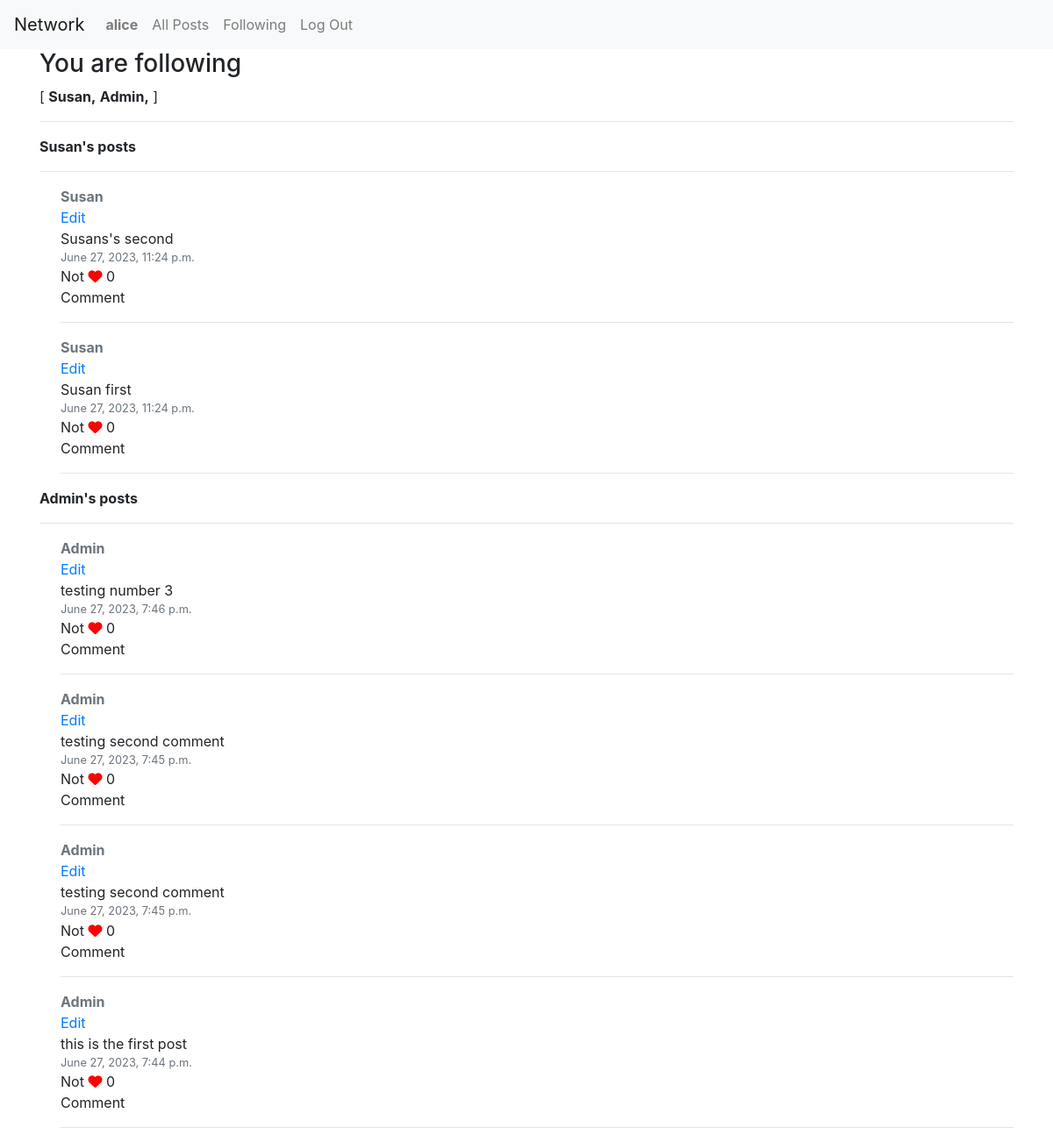
Page /following (signed in) on the earlier database version.
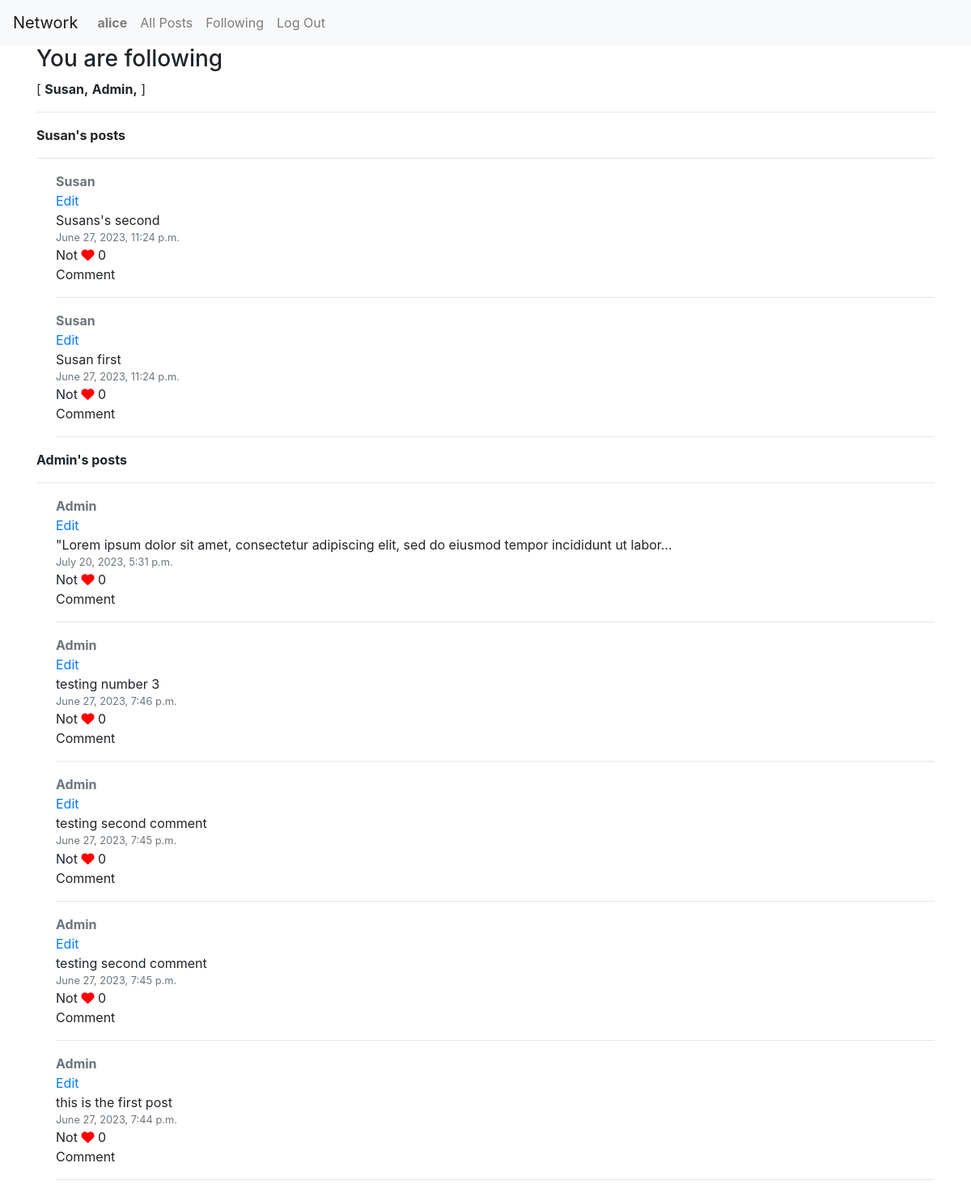
Same page on the later database version.
### network/models.py (models this page shows, shortened)
class Profile(models.Model):
    user = models.OneToOneField(User, on_delete=models.CASCADE)
    follows = models.ManyToManyField('self', related_name="followed_by", symmetrical=False, blank=True)
    def create_profile(sender, instance, created, **kwargs):
        if created:
            user_profile = Profile(user=instance)
            user_profile.save()
    post_save.connect(create_profile, sender=User)

class User(AbstractUser):
    pass

class Post(models.Model):
    content = models.TextField(verbose_name='')
    user = models.ForeignKey(User, on_delete=models.CASCADE)
    comment = models.ForeignKey(Comment, on_delete=models.CASCADE, blank=True, null=True)
    pub_date = models.DateTimeField(auto_now_add=True)
    likes = models.ManyToManyField(User, related_name="post_like", blank=True)
    class Meta:
        ordering = ["-pub_date"]

### network/views.py (the view)
# urls.py: path('following', views.following, name="following")
def following(request):
    if request.user.is_authenticated:
        following = request.user.profile.follows.all()
        profiles_followed = [_profile for _profile in following]
        return render(request, 'network/following.html', {'profiles_followed':profiles_followed })
    return HttpResponseRedirect(reverse('login'))

### network/templates/network/following.html
{% extends "network/layout.html" %}
{% block body %}
  <div class="container">
    {% if profiles_followed %}
    <p class="h3">You are following</p>
    [
    {% for profile in profiles_followed  %}
      <span class="font-weight-bold">{{ profile.user.username | capfirst }},</span>
    {% endfor %}
    ]
    <hr>
    {% endif %}
    {% for profile in profiles_followed  %}
      <p class="font-weight-bold">{{ profile.user.username | capfirst }}'s posts</p>
      <hr>
      <div class="ml-4">
        {% for post in profile.user.post_set.all  %}
          <a href="{% url 'profile' post.user.profile.id %}" class="my-1 font-weight-bold text-secondary">{{post.user | capfirst }}</a>
          <a class="d-block" href="#">Edit</a>
          <p class="my-0">{{ post.content|truncatechars:100 }} {% if post.content.count > 100 %}...{% endif %}</p>
          <p class="my-0 text-muted small">{{post.pub_date}}</p>
          {% if request.user in post.likes.all %}<h1>in</h1>{% else %}Not {% endif %}<i class="fa-solid fa-heart" style="color: #ff0000;"></i>
          <span>{{ post.likes.count }}</span>
          <p class="my-0">Comment</p>
          <hr>
        {% endfor %}
      </div>
    {% empty %}
      <p class="h3">You are not following any profile</p>
    {% endfor %}
  </div>
  {% endblock %}

Differences in the rows shown:
added Post: user "Admin", content "\"Lorem ipsum dolor sit amet, consectetur adipiscing elit, sed do eiusmod tempor incididunt ut labor…", pub_date "July 20, 2023, 5:31 p.m.", shows "Not", likes.count "0", shown under Profile "Admin"
